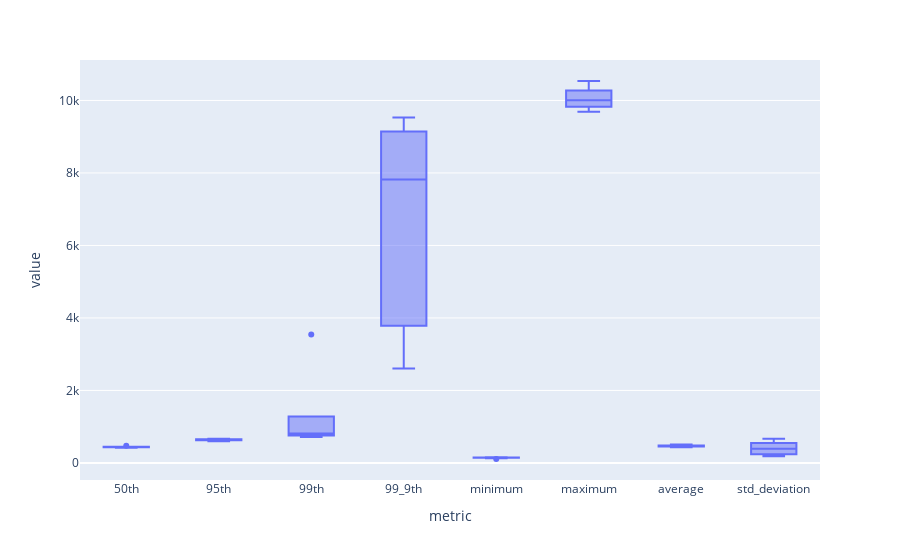

Notebook cell for this chart:
### Markdown cell above
Latency measured between a distinct virtual machine (node) and Solace Broker (broker)

### Code cell
fig_box_nodes = px.box(df_latency_node_metrics_list, y="value", x="metric")
fig_box_nodes.show()

### Figure 1 — Plotly figure (JSON) as saved in the notebook; plotly's stock layout.template omitted (floating-point values rounded to 4 significant figures)
{"data": [{"alignmentgroup": "True", "hovertemplate": "metric=%{x}<br>value=%{y}<extra></extra>", "legendgroup": "", "marker": {"color": "#636efa"}, "name": "", "notched": false, "offsetgroup": "", "orientation": "v", "showlegend": false, "type": "box", "x": ["50th", "95th", "99th", "99_9th", "minimum", "maximum", "average", "std_deviation", "50th", "95th", "99th", "99_9th", "minimum", "maximum", "average", "std_deviation", "50th", "95th", "99th", "99_9th", "minimum", "maximum", "average", "std_deviation", "50th", "95th", "99th", "99_9th", "minimum", "maximum", "average", "std_deviation", "50th", "95th", "99th", "99_9th", "minimum", "maximum", "average", "std_deviation", "50th", "95th", "99th", "99_9th", "minimum", "maximum", "average", "std_deviation", "50th", "95th", "99th", "99_9th", "minimum", "maximum", "average", "std_deviation", "50th", "95th", "99th", "99_9th", "minimum", "maximum", "average", "std_deviation", "50th", "95th", "99th", "99_9th", "minimum", "maximum", "average", "std_deviation", "50th", "95th", "99th", "99_9th", "minimum", "maximum", "average", "std_deviation"], "x0": " ", "xaxis": "x", "y": [477, 655, 760, 3783, 109, 9740, 480, 239.8, 432, 670, 804, 6911, 143, 9916, 464, 332.2, 432, 626, 1132, 9145, 141, 10143, 474, 540.7, 432, 640, 1281, 8833, 147, 9826, 487, 581.3, 447, 655, 3545, 9533, 144, 10537, 512, 669.8, 432, 670, 819, 8728, 156, 9857, 470, 454.7, 432, 626, 1281, 9265, 153, 10272, 480, 547.4, 417, 596, 715, 6211, 148, 10459, 431, 298.6, 447, 626, 730, 2607, 146, 9686, 457, 184.9, 447, 626, 789, 3694, 131, 10095, 450, 221.4], "y0": " ", "yaxis": "y"}], "layout": {"boxmode": "group", "legend": {"tracegroupgap": 0}, "margin": {"t": 60}, "xaxis": {"anchor": "y", "domain": [0, 1], "title": {"text": "metric"}}, "yaxis": {"anchor": "x", "domain": [0, 1], "title": {"text": "value"}}}}
